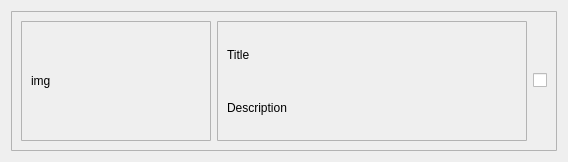
<?xml version="1.0" encoding="UTF-8"?>
<ui version="4.0">
 <class>Frame</class>
 <widget class="QFrame" name="Frame">
  <property name="geometry">
   <rect>
    <x>0</x>
    <y>0</y>
    <width>563</width>
    <height>161</height>
   </rect>
  </property>
  <property name="windowTitle">
   <string>Frame</string>
  </property>
  <layout class="QVBoxLayout" name="verticalLayout">
   <item>
    <widget class="QFrame" name="article">
     <property name="minimumSize">
      <size>
       <width>0</width>
       <height>140</height>
      </size>
     </property>
     <property name="maximumSize">
      <size>
       <width>16777215</width>
       <height>150</height>
      </size>
     </property>
     <property name="styleSheet">
      <string notr="true">QFrame{
        border-radius: 1px;
        border-style: solid;
        border-color: rgb(179, 179, 179);
        border-width: 0.5px 0.5px 0.5px 0.5px;
}</string>
     </property>
     <property name="frameShape">
      <enum>QFrame::StyledPanel</enum>
     </property>
     <property name="frameShadow">
      <enum>QFrame::Raised</enum>
     </property>
     <layout class="QHBoxLayout" name="horizontalLayout_3">
      <item>
       <widget class="QFrame" name="image_display">
        <property name="minimumSize">
         <size>
          <width>190</width>
          <height>0</height>
         </size>
        </property>
        <property name="maximumSize">
         <size>
          <width>200</width>
          <height>16777215</height>
         </size>
        </property>
        <property name="styleSheet">
         <string notr="true">QFrame{
        border-radius: 1px;
        border-style: solid;
        border-color: rgb(179, 179, 179);
        border-width: 0.5px 0.5px 0.5px 0.5px;
}
QLabel{
	border: none
}</string>
        </property>
        <property name="frameShape">
         <enum>QFrame::StyledPanel</enum>
        </property>
        <property name="frameShadow">
         <enum>QFrame::Raised</enum>
        </property>
        <layout class="QHBoxLayout" name="horizontalLayout_4">
         <item>
          <widget class="QLabel" name="image">
           <property name="maximumSize">
            <size>
             <width>9999999</width>
             <height>16777215</height>
            </size>
           </property>
           <property name="text">
            <string>img</string>
           </property>
          </widget>
         </item>
        </layout>
       </widget>
      </item>
      <item>
       <widget class="QFrame" name="title_description_display">
        <property name="minimumSize">
         <size>
          <width>310</width>
          <height>0</height>
         </size>
        </property>
        <property name="maximumSize">
         <size>
          <width>320</width>
          <height>16777215</height>
         </size>
        </property>
        <property name="styleSheet">
         <string notr="true">QLabel{
border: none
}</string>
        </property>
        <property name="frameShape">
         <enum>QFrame::StyledPanel</enum>
        </property>
        <property name="frameShadow">
         <enum>QFrame::Raised</enum>
        </property>
        <layout class="QVBoxLayout" name="verticalLayout_4">
         <item>
          <widget class="QLabel" name="title">
           <property name="styleSheet">
            <string notr="true">font: 18pt &quot;.AppleSystemUIFont&quot;;</string>
           </property>
           <property name="text">
            <string>Title</string>
           </property>
          </widget>
         </item>
         <item>
          <widget class="QLabel" name="description">
           <property name="text">
            <string>Description</string>
           </property>
          </widget>
         </item>
        </layout>
       </widget>
      </item>
      <item alignment="Qt::AlignRight|Qt::AlignVCenter">
       <widget class="QCheckBox" name="choosing_checkbox">
        <property name="minimumSize">
         <size>
          <width>0</width>
          <height>0</height>
         </size>
        </property>
        <property name="maximumSize">
         <size>
          <width>30</width>
          <height>16777215</height>
         </size>
        </property>
        <property name="cursor">
         <cursorShape>PointingHandCursor</cursorShape>
        </property>
        <property name="text">
         <string/>
        </property>
       </widget>
      </item>
     </layout>
    </widget>
   </item>
  </layout>
 </widget>
 <resources/>
 <connections/>
</ui>
